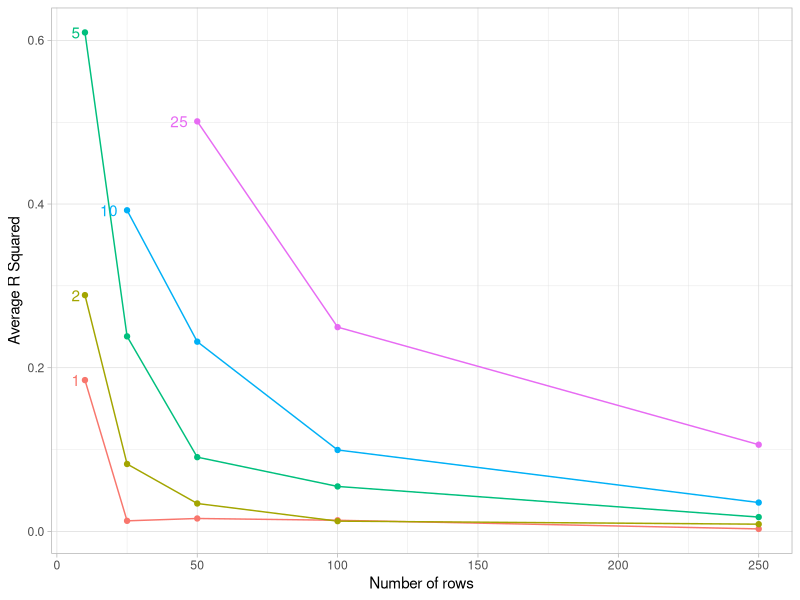

R code for this plot:
## ---- chunk 1
knitr::opts_chunk$set(echo = TRUE)
## ---- chunk 2
library(tidyverse)
library(vroom)
library(glue)
library(broom)

theme_set(theme_light())

## ---- chunk 3

gen_data <- function(n_rows, n_cols){
    gen_tbl(n_rows, n_cols + 1, col_types = paste0(rep("d", n_cols + 1), collapse = "")) %>%
        rename(y = glue("X{n_cols+1}"))
}

regression_r2 <- function(n_sims = 1000, n_rows, n_cols){
    tibble(sim = 1:n_sims) %>%
        mutate(data = map(sim, ~ gen_data(n_rows = n_rows, n_cols = n_cols))) %>%
        mutate(lm = map(data, ~ lm(y ~ ., data = .))) %>%
        mutate(lm_tidy = map(lm, glance)) %>%
        unnest(lm_tidy) %>%
        summarize(mean_r2 = mean(r.squared))
}

params <- crossing(n_rows = c(10, 25, 50, 100, 250),
                   n_cols = c(1, 2, 5, 10, 25)) %>%
    filter(n_rows > n_cols)

params %>%
    mutate(results = map2(n_rows, n_cols, regression_r2, n_sims = 10)) %>%
    unnest(results) %>%
    group_by(n_cols) %>%
    mutate(label = ifelse(n_rows == min(n_rows), n_cols, "")) %>%
    ungroup() %>%
    ggplot(aes(n_rows, mean_r2, color = as_factor(n_cols), label = label)) +
    geom_line() +
    geom_point() +
    geom_text(hjust = 1.5, show.legend = FALSE) +
    labs(x = "Number of rows",
         y = "Average R Squared") +
    theme(legend.position = "none")

